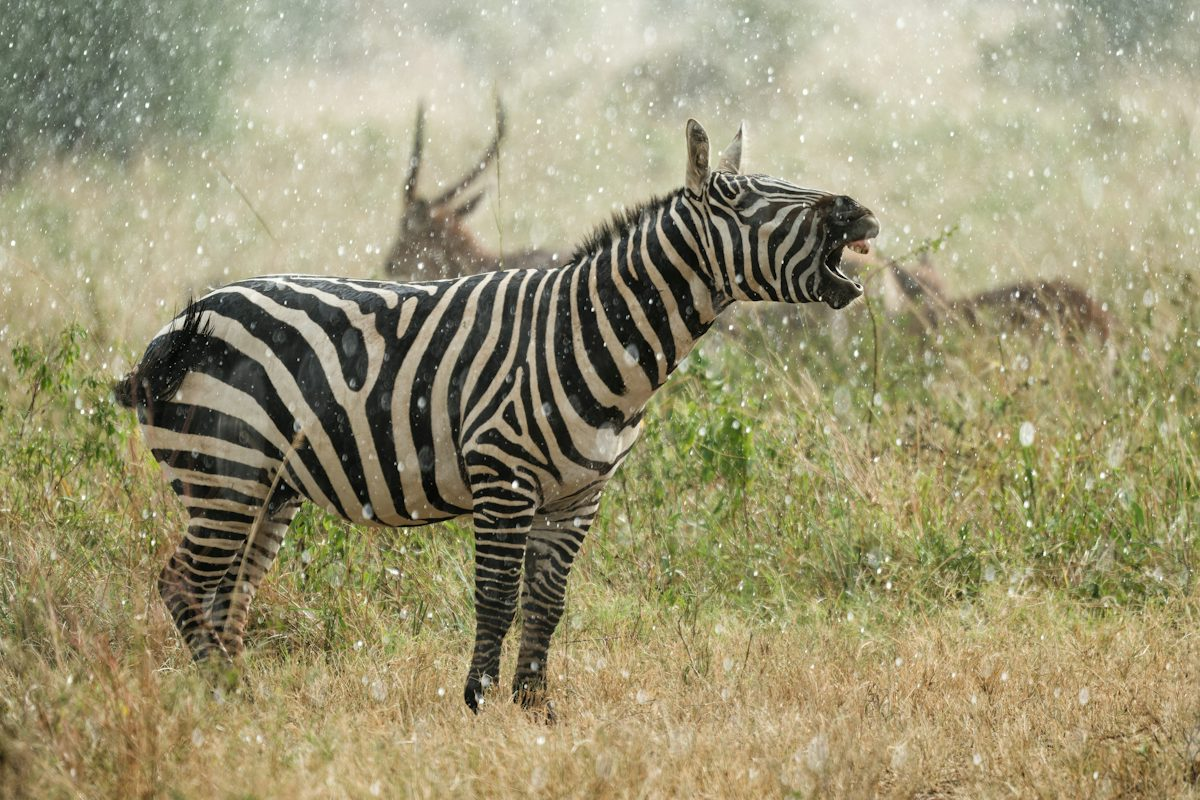
#> input picture Exp1input.jpg, 1200 x 800 px
$ python Exp5.py
#> lines starting #> are read from the running program, lines starting #| are printed output that depends on the picture
#> the answer given: ../Exp1input.jpg
#> further down, img is the input picture: shape (800, 1200, 3); mean B, G, R 115.6, 149.6, 155.9
### resources/display_utils.py
import cv2

DISPLAY_W = 700
DISPLAY_H = 520
WINDOW_X = 40
WINDOW_Y = 60
X_STEP = 760
Y_STEP = 560
_window_index = 0

def show_small(title, image):
#> called with title = 'Original Image'
    global _window_index
    if image is None:
        return

    h, w = image.shape[:2]
#> h = 800; w = 1200
    scale = min(DISPLAY_W / w, DISPLAY_H / h) if w and h else 1.0
#> scale = 0.583
    if scale < 1.0:
        new_w = max(1, int(w * scale))
#> new_w = 700
        new_h = max(1, int(h * scale))
#> new_h = 466
        image = cv2.resize(image, (new_w, new_h), interpolation=cv2.INTER_AREA)

    cv2.namedWindow(title, cv2.WINDOW_NORMAL)
    cv2.resizeWindow(title, image.shape[1], image.shape[0])
    x = WINDOW_X + (_window_index % 3) * X_STEP
    y = WINDOW_Y + (_window_index // 3) * Y_STEP
    cv2.moveWindow(title, x, y)
    cv2.imshow(title, image)
    _window_index += 1

### labs/Exp5.py
import cv2
import sys
from pathlib import Path

ROOT = Path(__file__).resolve().parent
PROJECT_ROOT = ROOT.parent
if str(PROJECT_ROOT) not in sys.path:
    sys.path.insert(0, str(PROJECT_ROOT))

from resources.display_utils import show_small
from tkinter import Tk, filedialog
from matplotlib import pyplot as plt

# Hide Tkinter window
Tk().withdraw()

# Select image
file_path = filedialog.askopenfilename(
    title="Select an Image",
    filetypes=[("Image Files", "*.jpg *.jpeg *.png *.bmp")]
)

# Check if image selected
if not file_path:
    print("No image selected!")
    exit()

# Read image
img = cv2.imread(file_path)

if img is None:
    print("Error: Unable to load image!")
    exit()

# Display original image
show_small("Original Image", img)

# Plot histogram for B, G, R channels
colors = ('b', 'g', 'r')

plt.figure("Color Histogram")

for i, color in enumerate(colors):
    hist = cv2.calcHist([img], [i], None, [256], [0, 256])
    plt.plot(hist, color=color)
    plt.xlim([0, 256])


plt.title("Histogram of Color Image")
plt.xlabel("Pixel Intensity")
plt.ylabel("Number of Pixels")

plt.show()
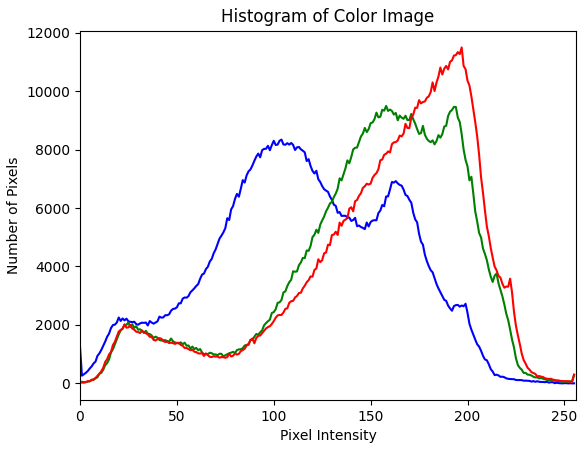
#> figure drawn by matplotlib, 1 panel; curve peaks at x = 104, y = 8342; curve peaks at x = 158, y = 9495; curve peaks at x = 197, y = 11497

cv2.waitKey(0)
cv2.destroyAllWindows()

$ run again, on Exp3input.jpg
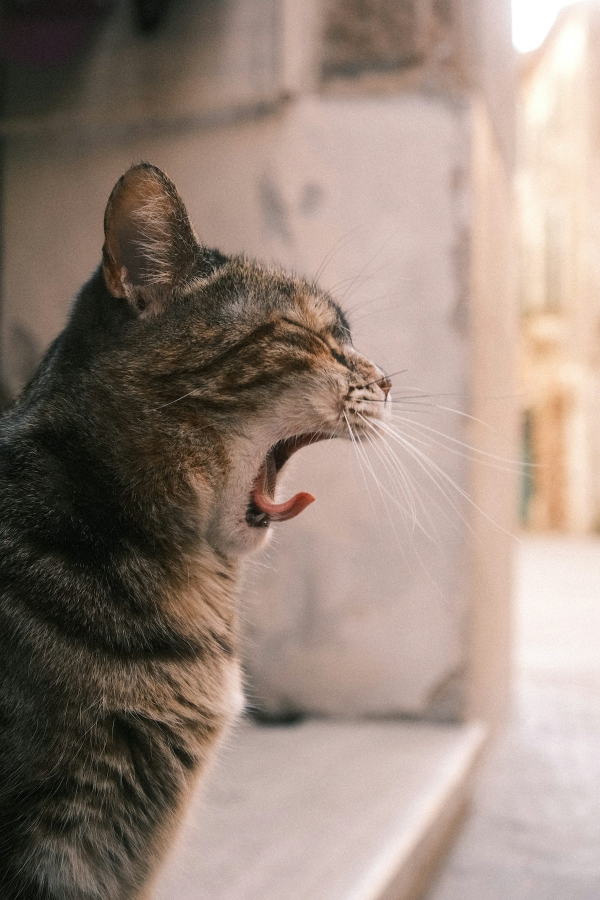
#> input picture Exp3input.jpg, 1200 x 1800 px (shown at 1/2 size)
#> img is the input picture: shape (1800, 1200, 3); mean B, G, R 123, 133.8, 151
#> in show_small, `image = cv2.resize(image, (new_w, new_h), interpolation=cv2.INTER_AREA)`:
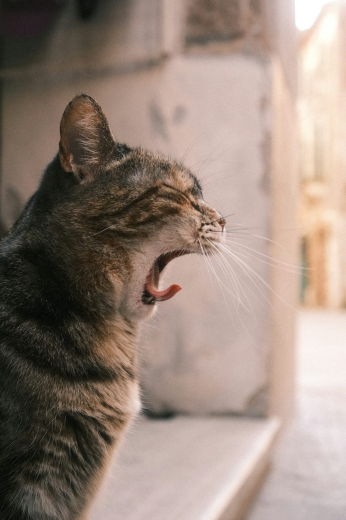
#> image: shape (520, 346, 3); mean of channels 0, 1, 2 123, 133.8, 151; drawn as B, G, R
#> `plt.show()`:
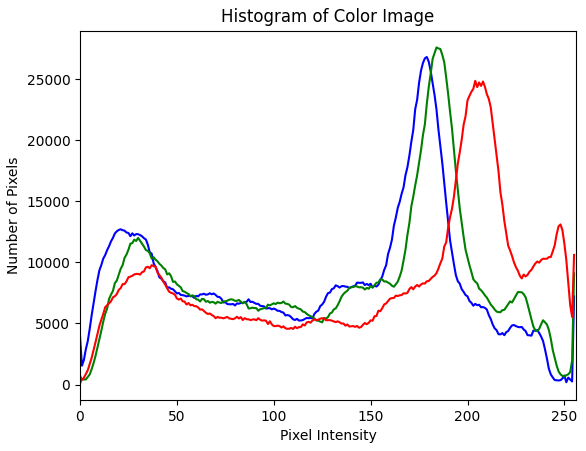
#> figure drawn by matplotlib, 1 panel; curve peaks at x = 179, y = 26813; curve peaks at x = 184, y = 27598; curve peaks at x = 204, y = 24862

$ run again, on Exp4input.jpg
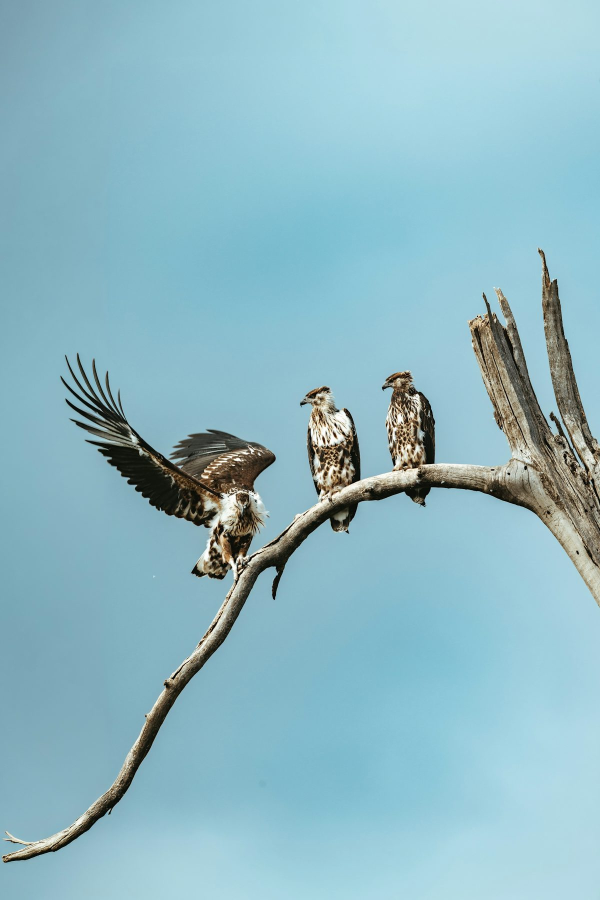
#> input picture Exp4input.jpg, 1200 x 1800 px (shown at 1/2 size)
#> img is the input picture: shape (1800, 1200, 3); mean B, G, R 196, 184.6, 142
#> in show_small, `image = cv2.resize(image, (new_w, new_h), interpolation=cv2.INTER_AREA)`:
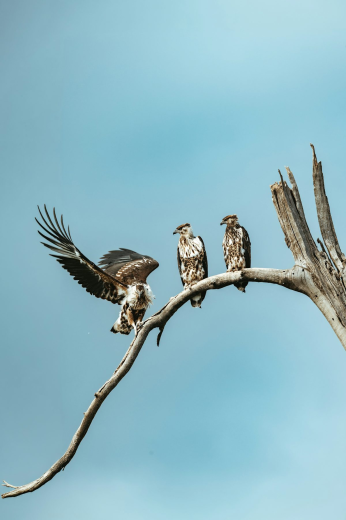
#> image: shape (520, 346, 3); mean of channels 0, 1, 2 196, 184.6, 142; drawn as B, G, R
#> `plt.show()`:
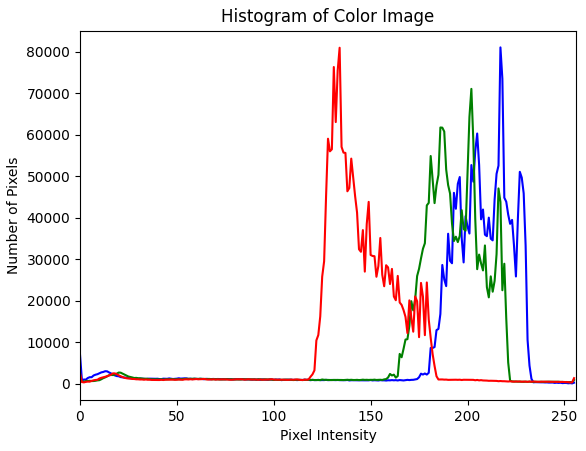
#> figure drawn by matplotlib, 1 panel; curve peaks at x = 217, y = 81070; curve peaks at x = 202, y = 71067; curve peaks at x = 134, y = 80988

$ run again, on Exp5input.jpg
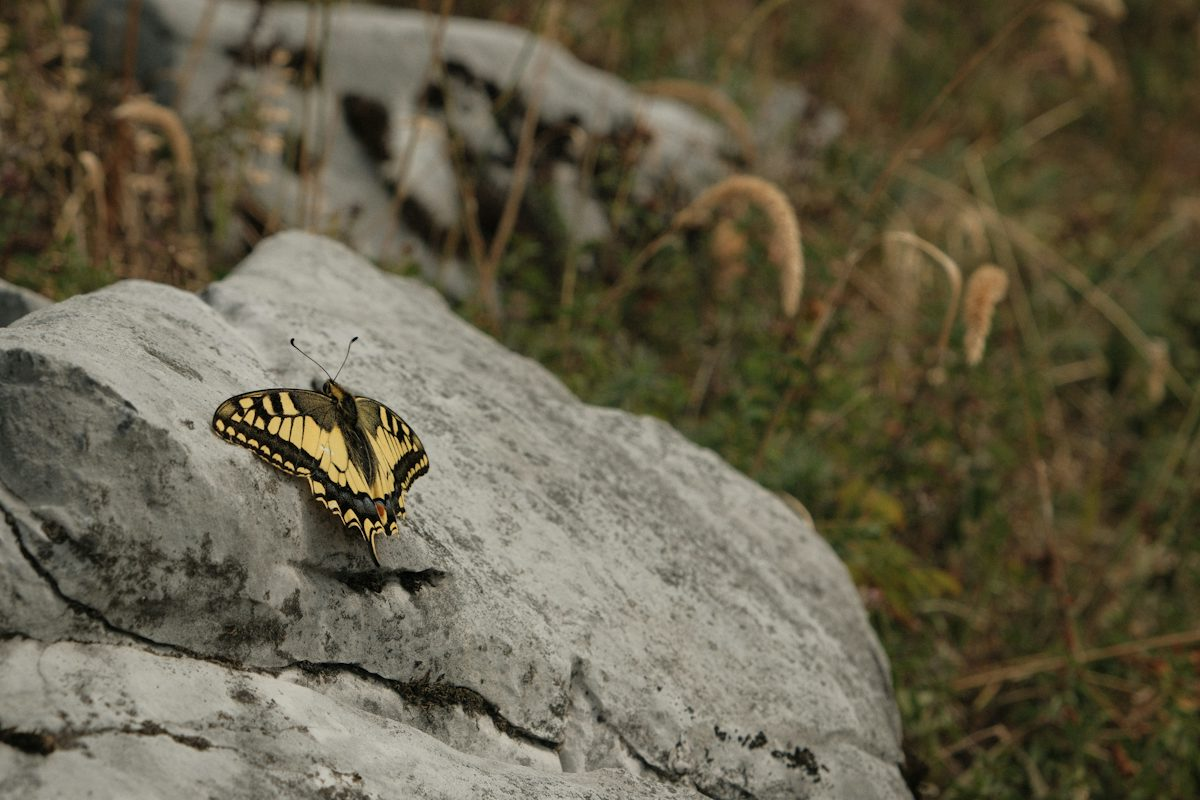
#> input picture Exp5input.jpg, 1200 x 800 px
#> img is the input picture: shape (800, 1200, 3); mean B, G, R 73.4, 94.2, 100.5
#> `plt.show()`:
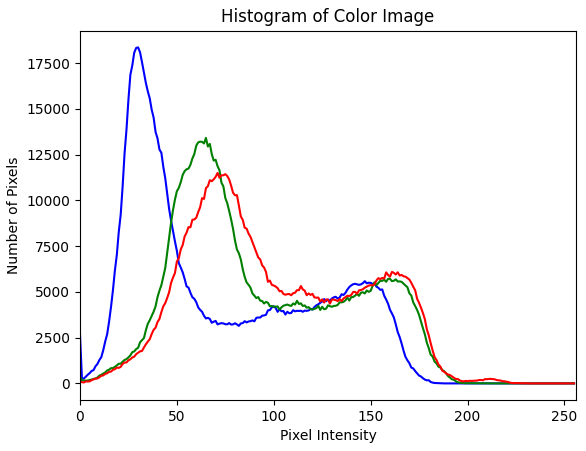
#> figure drawn by matplotlib, 1 panel; curve peaks at x = 30, y = 18358; curve peaks at x = 65, y = 13414; curve peaks at x = 71, y = 11497
